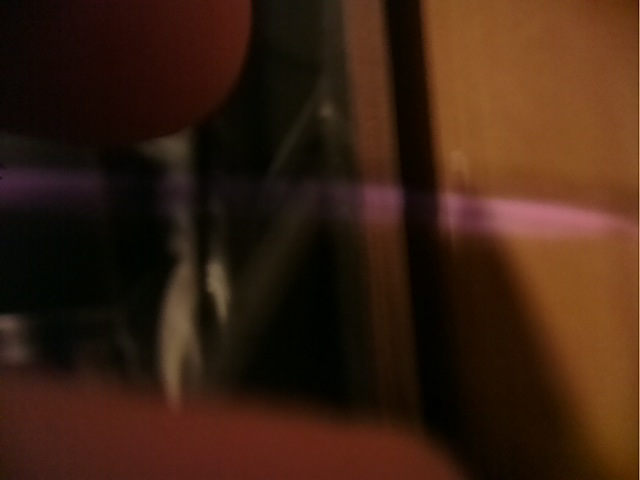
#> input picture chipcounting/media/device_images/last_1_4eRgeKO.jpg, 640 x 480 px; its folder holds only this picture in this run
$ python -i bg_subtraction.py   (imports and definitions only)   (older library calls are emulated)
#> lines starting #> are read from the running program, lines starting #| are printed output that depends on the picture; after the words box and inside, x2 and y2 are one past the last pixel; in counts of white or black regions, pixels touching at a corner belong together
import logging
import numpy as np
import cv2
import skimage.color
from .video_analysis import VideoFrameProcessor

log = logging.getLogger(__name__)

__all__ = ['frames_bgr_to_lab', 'frames_lab_to_bgr', 'BGSubtractPropogate', 'BGSubV1']


def frames_bgr_to_lab(frames):
    frames_lab = [cv2.cvtColor(x, cv2.COLOR_BGR2LAB) for x in frames]
    return frames_lab


def frames_lab_to_bgr(frames):
    frames_bgr = [cv2.cvtColor(x, cv2.COLOR_LAB2BGR) for x in frames]
    return frames_bgr


class BGSubtractPropogate(object):

    def __init__(self):
        self.bottom_thresh = 220
        self.KERNEL_SIZE = 5
        self.OPEN_ITERATIONS = 2
        self._pre_drop_frames = 3

    # [74 lines left out: functions generate_post_drop_frames, generate_pre_post_thresholds, generate_forward_threshold, generate_thresholds, not called in this run]

    def open_img(self, img):
        kernel = np.ones((self.KERNEL_SIZE, self.KERNEL_SIZE), np.uint8)
        return cv2.dilate(img, kernel, iterations=self.OPEN_ITERATIONS)

    def frame0_filter(self, frame):
        retval, labels, stats, centroids = cv2.connectedComponentsWithStats(frame)
        # stats format: LEFT, TOP, WIDTH, HEIGHT, AREA
        non_aoi_labels = []
        aoi_labels = []
        h, w = frame.shape
        for i, n in enumerate(stats):
            if n[0] == 0 and n[1] == 0 and n[2] == w and n[3] == h:
                continue
            if n[1] > self.bottom_thresh:
                aoi_labels.append(i)
            else:
                non_aoi_labels.append(i)

        aoi_frame = np.zeros(frame.shape, dtype=np.uint8)
        for i in aoi_labels:
            aoi_frame[labels==i] = 255
        non_aoi_frame = np.zeros(frame.shape, dtype=np.uint8)
        for i in non_aoi_labels:
            non_aoi_frame[labels==i] = 255

        _, contours, _ = cv2.findContours(aoi_frame, cv2.RETR_EXTERNAL, cv2.CHAIN_APPROX_SIMPLE)
        cvx_hull = cv2.convexHull(np.concatenate(contours))
        aoi_img = cv2.drawContours(np.zeros(frame.shape, dtype=np.uint8), [cvx_hull], -1, (255), cv2.FILLED)

        _, contours, _ = cv2.findContours(non_aoi_frame, cv2.RETR_EXTERNAL, cv2.CHAIN_APPROX_SIMPLE)
        #cvx_hull = cv2.convexHull(np.concatenate(contours))
        non_aoi_img = cv2.drawContours(np.zeros(frame.shape, dtype=np.uint8), contours, -1, (255), cv2.FILLED)
        #non_aoi_img = cv2.drawContours(np.zeros(frame.shape, dtype=np.uint8), [cvx_hull], -1, (255), cv2.FILLED)

        return aoi_img, non_aoi_img

    # [39 lines left out: function frame_filter, not called in this run]


class BGSubV1(object):
    def __init__(self):
        self.BG_DELTA_SIZE = 15

    # [147 lines left out: functions calibrate_frames, bg_subtract, bounding_box, not called in this run]

>>> import cv2
>>> picture = cv2.imread('../media/device_images/last_1_4eRgeKO.jpg', cv2.IMREAD_GRAYSCALE)
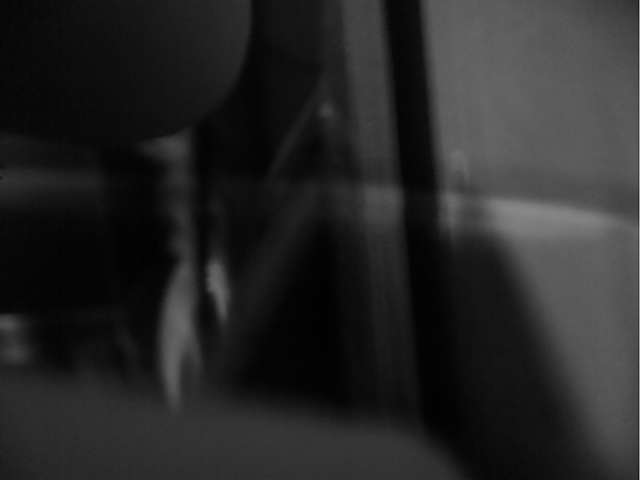
#> picture: shape (480, 640); min 0, max 178, mean 38.6
>>> result = BGSubtractPropogate().frame0_filter(picture)
#> in frame0_filter, `retval, labels, stats, centroids = cv2.connectedComponentsWithStats(fr..`:
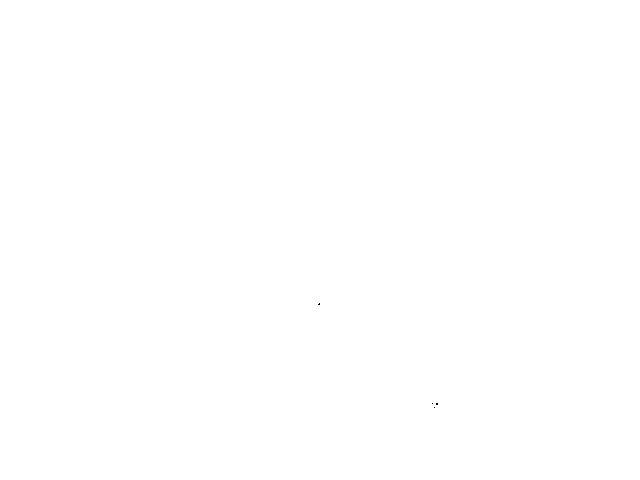
#> labels: shape (480, 640) int32; values 0 (black) and 1 (white), 100% white; black in thin lines or dots, all inside (x1, y1, x2, y2) = (318, 303, 438, 408)
#> in frame0_filter, `retval, labels, stats, centroids = cv2.connectedComponentsWithStats(fr..`: retval = 2; stats = [[318, 303, 120, 105, 9], [0, 0, 640, 480, 307191]]; centroids = [[396.4, 370.6], [319.5, 239.5]]
#> the loop in frame0_filter, `for i, n in enumerate(stats):` made 2 passes
#> after the loop in frame0_filter, `for i, n in enumerate(stats):`: aoi_labels = [0]; non_aoi_labels = []
#> the loop in frame0_filter, `for i in aoi_labels:` made 1 pass
#> after the loop in frame0_filter, `for i in non_aoi_labels:`: non_aoi_frame: shape (480, 640); every value is 0
#> in frame0_filter, `_, contours, _ = cv2.findContours(aoi_frame, cv2.RETR_EXTERNAL, cv2.CH..`: contours = 4 contours, all with area under 20
#> in frame0_filter, `cvx_hull = cv2.convexHull(np.concatenate(contours))`: cvx_hull = [[318, 304], [319, 303], [437, 403], [437, 404], [434, 407]]
#> in frame0_filter, `aoi_img = cv2.drawContours(np.zeros(frame.shape, dtype=np.uint8), [cvx..`: aoi_img: shape (480, 640); 0.2% white; 1 white region, box (x1, y1, x2, y2) and area: (318, 303, 438, 408) 617
#> in frame0_filter, `_, contours, _ = cv2.findContours(non_aoi_frame, cv2.RETR_EXTERNAL, cv..`: contours = []
